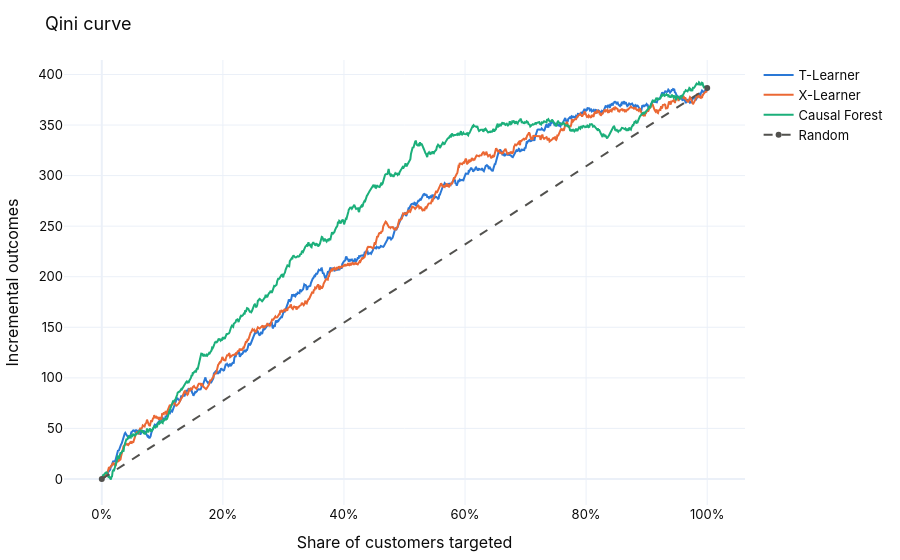

The notebook cell this image was saved under:
### Code cell
save(qini_plot({k: qini_curve(test.y, test.t, v) for k, v in tau.items()}), "qini")

### Figure 1 — Plotly figure (JSON) as saved in the notebook; plotly's stock layout.template omitted (floating-point values rounded to 4 significant figures; data arrays with more than 128 entries replaced by an {"elided": "..."} marker saying what was removed)
{"data": [{"line": {"color": "#2a78d6", "width": 2}, "name": "T-Learner", "type": "scatter", "x": {"elided": "1005 float values"}, "y": {"elided": "1005 float values"}}, {"line": {"color": "#eb6834", "width": 2}, "name": "X-Learner", "type": "scatter", "x": {"elided": "1005 float values"}, "y": {"elided": "1005 float values"}}, {"line": {"color": "#1baf7a", "width": 2}, "name": "Causal Forest", "type": "scatter", "x": {"elided": "1005 float values"}, "y": {"elided": "1005 float values"}}, {"line": {"color": "#52514e", "dash": "dash", "width": 2}, "name": "Random", "type": "scatter", "x": [0, 1], "y": [0, 386.6]}], "layout": {"font": {"color": "#0b0b0b", "family": "Inter, Helvetica, Arial, sans-serif", "size": 13}, "hovermode": "x unified", "margin": {"b": 40, "l": 40, "r": 30, "t": 60}, "title": {"text": "Qini curve"}, "xaxis": {"tickformat": ".0%", "title": {"text": "Share of customers targeted"}}, "yaxis": {"title": {"text": "Incremental outcomes"}}}}
